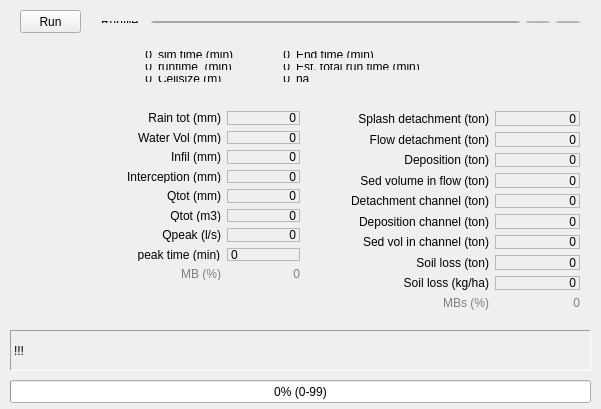
<?xml version="1.0" encoding="UTF-8"?>
<ui version="4.0">
 <class>ifacebasicClass</class>
 <widget class="QWidget" name="ifacebasicClass">
  <property name="geometry">
   <rect>
    <x>0</x>
    <y>0</y>
    <width>601</width>
    <height>409</height>
   </rect>
  </property>
  <property name="windowTitle">
   <string>openLisem (1.0 beta)</string>
  </property>
  <property name="styleSheet">
   <string notr="true">Cleanlooks</string>
  </property>
  <widget class="QPushButton" name="runButton">
   <property name="geometry">
    <rect>
     <x>20</x>
     <y>10</y>
     <width>61</width>
     <height>23</height>
    </rect>
   </property>
   <property name="text">
    <string>Run</string>
   </property>
   <property name="flat">
    <bool>false</bool>
   </property>
  </widget>
  <widget class="QWidget" name="layoutWidget">
   <property name="geometry">
    <rect>
     <x>90</x>
     <y>10</y>
     <width>501</width>
     <height>24</height>
    </rect>
   </property>
   <layout class="QHBoxLayout" name="horizontalLayout">
    <item>
     <widget class="QLabel" name="label_31">
      <property name="text">
       <string>Runfile: </string>
      </property>
     </widget>
    </item>
    <item>
     <widget class="QLineEdit" name="E_runfilename"/>
    </item>
    <item>
     <widget class="QToolButton" name="toolButton_runfilename">
      <property name="enabled">
       <bool>true</bool>
      </property>
      <property name="text">
       <string>...</string>
      </property>
      <property name="icon">
       <iconset resource="../resources/openlisem.qrc">
        <normaloff>:/fileopen.bmp</normaloff>:/fileopen.bmp</iconset>
      </property>
     </widget>
    </item>
    <item>
     <widget class="QToolButton" name="toolButton_ShowRunfile">
      <property name="text">
       <string>...</string>
      </property>
      <property name="icon">
       <iconset resource="../resources/openlisem.qrc">
        <normaloff>:/new.png</normaloff>:/new.png</iconset>
      </property>
     </widget>
    </item>
   </layout>
  </widget>
  <widget class="QProgressBar" name="progressBar">
   <property name="geometry">
    <rect>
     <x>10</x>
     <y>380</y>
     <width>581</width>
     <height>23</height>
    </rect>
   </property>
   <property name="autoFillBackground">
    <bool>false</bool>
   </property>
   <property name="maximum">
    <number>99</number>
   </property>
   <property name="value">
    <number>0</number>
   </property>
   <property name="alignment">
    <set>Qt::AlignCenter</set>
   </property>
   <property name="format">
    <string>%p% (%v-%m)</string>
   </property>
  </widget>
  <widget class="QLabel" name="label_28">
   <property name="geometry">
    <rect>
     <x>10</x>
     <y>330</y>
     <width>581</width>
     <height>41</height>
    </rect>
   </property>
   <property name="frameShape">
    <enum>QFrame::Panel</enum>
   </property>
   <property name="frameShadow">
    <enum>QFrame::Sunken</enum>
   </property>
   <property name="text">
    <string>!!!</string>
   </property>
   <property name="wordWrap">
    <bool>true</bool>
   </property>
  </widget>
  <widget class="QWidget" name="layoutWidget">
   <property name="geometry">
    <rect>
     <x>90</x>
     <y>40</y>
     <width>341</width>
     <height>53</height>
    </rect>
   </property>
   <layout class="QGridLayout" name="gridLayout_3">
    <item row="0" column="0">
     <widget class="QLabel" name="label_time">
      <property name="text">
       <string>0</string>
      </property>
      <property name="alignment">
       <set>Qt::AlignRight|Qt::AlignTrailing|Qt::AlignVCenter</set>
      </property>
     </widget>
    </item>
    <item row="0" column="1">
     <widget class="QLabel" name="label_29">
      <property name="text">
       <string>sim time (min)</string>
      </property>
     </widget>
    </item>
    <item row="1" column="0">
     <widget class="QLabel" name="label_runtime">
      <property name="text">
       <string>0</string>
      </property>
      <property name="alignment">
       <set>Qt::AlignRight|Qt::AlignTrailing|Qt::AlignVCenter</set>
      </property>
     </widget>
    </item>
    <item row="1" column="1">
     <widget class="QLabel" name="label_30">
      <property name="text">
       <string>runtime  (min)</string>
      </property>
     </widget>
    </item>
    <item row="1" column="2">
     <widget class="QLabel" name="label_endruntime">
      <property name="text">
       <string>0</string>
      </property>
      <property name="alignment">
       <set>Qt::AlignRight|Qt::AlignTrailing|Qt::AlignVCenter</set>
      </property>
     </widget>
    </item>
    <item row="1" column="3">
     <widget class="QLabel" name="label_33">
      <property name="text">
       <string>Est. total run time (min)</string>
      </property>
     </widget>
    </item>
    <item row="0" column="2">
     <widget class="QLabel" name="label_endtime">
      <property name="text">
       <string>0</string>
      </property>
      <property name="alignment">
       <set>Qt::AlignRight|Qt::AlignTrailing|Qt::AlignVCenter</set>
      </property>
     </widget>
    </item>
    <item row="0" column="3">
     <widget class="QLabel" name="label_38">
      <property name="text">
       <string>End time (min)</string>
      </property>
     </widget>
    </item>
    <item row="2" column="0">
     <widget class="QLabel" name="label_dx">
      <property name="text">
       <string>0</string>
      </property>
      <property name="alignment">
       <set>Qt::AlignRight|Qt::AlignTrailing|Qt::AlignVCenter</set>
      </property>
     </widget>
    </item>
    <item row="2" column="1">
     <widget class="QLabel" name="label_46">
      <property name="text">
       <string>Cellsize (m)</string>
      </property>
     </widget>
    </item>
    <item row="2" column="2">
     <widget class="QLabel" name="label_area">
      <property name="text">
       <string>0</string>
      </property>
      <property name="alignment">
       <set>Qt::AlignRight|Qt::AlignTrailing|Qt::AlignVCenter</set>
      </property>
     </widget>
    </item>
    <item row="2" column="3">
     <widget class="QLabel" name="label_48">
      <property name="text">
       <string>ha</string>
      </property>
     </widget>
    </item>
   </layout>
  </widget>
  <widget class="QWidget" name="layoutWidget">
   <property name="geometry">
    <rect>
     <x>340</x>
     <y>100</y>
     <width>251</width>
     <height>221</height>
    </rect>
   </property>
   <layout class="QGridLayout" name="gridLayout_2">
    <item row="0" column="0">
     <widget class="QLabel" name="label_19">
      <property name="text">
       <string>Splash detachment (ton)</string>
      </property>
      <property name="alignment">
       <set>Qt::AlignRight|Qt::AlignTrailing|Qt::AlignVCenter</set>
      </property>
     </widget>
    </item>
    <item row="0" column="1">
     <widget class="QLabel" name="label_splashdet">
      <property name="frameShape">
       <enum>QFrame::StyledPanel</enum>
      </property>
      <property name="frameShadow">
       <enum>QFrame::Sunken</enum>
      </property>
      <property name="text">
       <string>0</string>
      </property>
      <property name="alignment">
       <set>Qt::AlignRight|Qt::AlignTrailing|Qt::AlignVCenter</set>
      </property>
     </widget>
    </item>
    <item row="1" column="1">
     <widget class="QLabel" name="label_flowdet">
      <property name="frameShape">
       <enum>QFrame::StyledPanel</enum>
      </property>
      <property name="frameShadow">
       <enum>QFrame::Sunken</enum>
      </property>
      <property name="text">
       <string>0</string>
      </property>
      <property name="alignment">
       <set>Qt::AlignRight|Qt::AlignTrailing|Qt::AlignVCenter</set>
      </property>
     </widget>
    </item>
    <item row="2" column="0">
     <widget class="QLabel" name="label_27">
      <property name="text">
       <string>Deposition (ton)</string>
      </property>
      <property name="alignment">
       <set>Qt::AlignRight|Qt::AlignTrailing|Qt::AlignVCenter</set>
      </property>
     </widget>
    </item>
    <item row="2" column="1">
     <widget class="QLabel" name="label_dep">
      <property name="frameShape">
       <enum>QFrame::StyledPanel</enum>
      </property>
      <property name="frameShadow">
       <enum>QFrame::Sunken</enum>
      </property>
      <property name="text">
       <string>0</string>
      </property>
      <property name="alignment">
       <set>Qt::AlignRight|Qt::AlignTrailing|Qt::AlignVCenter</set>
      </property>
     </widget>
    </item>
    <item row="3" column="0">
     <widget class="QLabel" name="label_25">
      <property name="text">
       <string>Sed volume in flow (ton)</string>
      </property>
      <property name="alignment">
       <set>Qt::AlignRight|Qt::AlignTrailing|Qt::AlignVCenter</set>
      </property>
     </widget>
    </item>
    <item row="3" column="1">
     <widget class="QLabel" name="label_sedvol">
      <property name="frameShape">
       <enum>QFrame::StyledPanel</enum>
      </property>
      <property name="frameShadow">
       <enum>QFrame::Sunken</enum>
      </property>
      <property name="text">
       <string>0</string>
      </property>
      <property name="alignment">
       <set>Qt::AlignRight|Qt::AlignTrailing|Qt::AlignVCenter</set>
      </property>
     </widget>
    </item>
    <item row="4" column="0">
     <widget class="QLabel" name="label_41">
      <property name="text">
       <string>Detachment channel (ton)</string>
      </property>
      <property name="alignment">
       <set>Qt::AlignRight|Qt::AlignTrailing|Qt::AlignVCenter</set>
      </property>
     </widget>
    </item>
    <item row="4" column="1">
     <widget class="QLabel" name="label_detch">
      <property name="frameShape">
       <enum>QFrame::StyledPanel</enum>
      </property>
      <property name="frameShadow">
       <enum>QFrame::Sunken</enum>
      </property>
      <property name="text">
       <string>0</string>
      </property>
      <property name="alignment">
       <set>Qt::AlignRight|Qt::AlignTrailing|Qt::AlignVCenter</set>
      </property>
     </widget>
    </item>
    <item row="5" column="0">
     <widget class="QLabel" name="label_43">
      <property name="text">
       <string>Deposition channel (ton)</string>
      </property>
      <property name="alignment">
       <set>Qt::AlignRight|Qt::AlignTrailing|Qt::AlignVCenter</set>
      </property>
     </widget>
    </item>
    <item row="5" column="1">
     <widget class="QLabel" name="label_depch">
      <property name="frameShape">
       <enum>QFrame::StyledPanel</enum>
      </property>
      <property name="frameShadow">
       <enum>QFrame::Sunken</enum>
      </property>
      <property name="text">
       <string>0</string>
      </property>
      <property name="alignment">
       <set>Qt::AlignRight|Qt::AlignTrailing|Qt::AlignVCenter</set>
      </property>
     </widget>
    </item>
    <item row="6" column="0">
     <widget class="QLabel" name="label_39">
      <property name="text">
       <string>Sed vol in channel (ton)</string>
      </property>
      <property name="alignment">
       <set>Qt::AlignRight|Qt::AlignTrailing|Qt::AlignVCenter</set>
      </property>
     </widget>
    </item>
    <item row="6" column="1">
     <widget class="QLabel" name="label_sedvolch">
      <property name="frameShape">
       <enum>QFrame::StyledPanel</enum>
      </property>
      <property name="frameShadow">
       <enum>QFrame::Sunken</enum>
      </property>
      <property name="text">
       <string>0</string>
      </property>
      <property name="alignment">
       <set>Qt::AlignRight|Qt::AlignTrailing|Qt::AlignVCenter</set>
      </property>
     </widget>
    </item>
    <item row="7" column="0">
     <widget class="QLabel" name="label_23">
      <property name="text">
       <string>Soil loss (ton)</string>
      </property>
      <property name="alignment">
       <set>Qt::AlignRight|Qt::AlignTrailing|Qt::AlignVCenter</set>
      </property>
     </widget>
    </item>
    <item row="7" column="1">
     <widget class="QLabel" name="label_soilloss">
      <property name="frameShape">
       <enum>QFrame::StyledPanel</enum>
      </property>
      <property name="frameShadow">
       <enum>QFrame::Sunken</enum>
      </property>
      <property name="text">
       <string>0</string>
      </property>
      <property name="alignment">
       <set>Qt::AlignRight|Qt::AlignTrailing|Qt::AlignVCenter</set>
      </property>
     </widget>
    </item>
    <item row="9" column="0">
     <widget class="QLabel" name="label_17">
      <property name="palette">
       <palette>
        <active>
         <colorrole role="WindowText">
          <brush brushstyle="SolidPattern">
           <color alpha="255">
            <red>128</red>
            <green>128</green>
            <blue>128</blue>
           </color>
          </brush>
         </colorrole>
        </active>
        <inactive>
         <colorrole role="WindowText">
          <brush brushstyle="SolidPattern">
           <color alpha="255">
            <red>128</red>
            <green>128</green>
            <blue>128</blue>
           </color>
          </brush>
         </colorrole>
        </inactive>
        <disabled>
         <colorrole role="WindowText">
          <brush brushstyle="SolidPattern">
           <color alpha="255">
            <red>122</red>
            <green>122</green>
            <blue>122</blue>
           </color>
          </brush>
         </colorrole>
        </disabled>
       </palette>
      </property>
      <property name="text">
       <string>MBs (%)</string>
      </property>
      <property name="alignment">
       <set>Qt::AlignRight|Qt::AlignTrailing|Qt::AlignVCenter</set>
      </property>
     </widget>
    </item>
    <item row="9" column="1">
     <widget class="QLabel" name="label_MBs">
      <property name="palette">
       <palette>
        <active>
         <colorrole role="WindowText">
          <brush brushstyle="SolidPattern">
           <color alpha="255">
            <red>128</red>
            <green>128</green>
            <blue>128</blue>
           </color>
          </brush>
         </colorrole>
        </active>
        <inactive>
         <colorrole role="WindowText">
          <brush brushstyle="SolidPattern">
           <color alpha="255">
            <red>128</red>
            <green>128</green>
            <blue>128</blue>
           </color>
          </brush>
         </colorrole>
        </inactive>
        <disabled>
         <colorrole role="WindowText">
          <brush brushstyle="SolidPattern">
           <color alpha="255">
            <red>122</red>
            <green>122</green>
            <blue>122</blue>
           </color>
          </brush>
         </colorrole>
        </disabled>
       </palette>
      </property>
      <property name="text">
       <string>0</string>
      </property>
      <property name="alignment">
       <set>Qt::AlignRight|Qt::AlignTrailing|Qt::AlignVCenter</set>
      </property>
     </widget>
    </item>
    <item row="8" column="0">
     <widget class="QLabel" name="label">
      <property name="text">
       <string>Soil loss (kg/ha)</string>
      </property>
      <property name="alignment">
       <set>Qt::AlignRight|Qt::AlignTrailing|Qt::AlignVCenter</set>
      </property>
     </widget>
    </item>
    <item row="8" column="1">
     <widget class="QLabel" name="label_soillosskgha">
      <property name="frameShape">
       <enum>QFrame::StyledPanel</enum>
      </property>
      <property name="frameShadow">
       <enum>QFrame::Sunken</enum>
      </property>
      <property name="text">
       <string>0</string>
      </property>
      <property name="alignment">
       <set>Qt::AlignRight|Qt::AlignTrailing|Qt::AlignVCenter</set>
      </property>
     </widget>
    </item>
    <item row="1" column="0">
     <widget class="QLabel" name="label_21">
      <property name="text">
       <string>Flow detachment (ton)</string>
      </property>
      <property name="alignment">
       <set>Qt::AlignRight|Qt::AlignTrailing|Qt::AlignVCenter</set>
      </property>
     </widget>
    </item>
   </layout>
  </widget>
  <widget class="QWidget" name="layoutWidget">
   <property name="geometry">
    <rect>
     <x>90</x>
     <y>100</y>
     <width>221</width>
     <height>191</height>
    </rect>
   </property>
   <layout class="QGridLayout" name="gridLayout">
    <item row="0" column="1">
     <widget class="QLabel" name="label_raintot">
      <property name="autoFillBackground">
       <bool>false</bool>
      </property>
      <property name="frameShape">
       <enum>QFrame::StyledPanel</enum>
      </property>
      <property name="frameShadow">
       <enum>QFrame::Sunken</enum>
      </property>
      <property name="lineWidth">
       <number>1</number>
      </property>
      <property name="midLineWidth">
       <number>0</number>
      </property>
      <property name="text">
       <string>0</string>
      </property>
      <property name="alignment">
       <set>Qt::AlignRight|Qt::AlignTrailing|Qt::AlignVCenter</set>
      </property>
     </widget>
    </item>
    <item row="1" column="0">
     <widget class="QLabel" name="label_15">
      <property name="text">
       <string>Water Vol (mm)</string>
      </property>
      <property name="alignment">
       <set>Qt::AlignRight|Qt::AlignTrailing|Qt::AlignVCenter</set>
      </property>
     </widget>
    </item>
    <item row="1" column="1">
     <widget class="QLabel" name="label_watervoltot">
      <property name="frameShape">
       <enum>QFrame::StyledPanel</enum>
      </property>
      <property name="frameShadow">
       <enum>QFrame::Sunken</enum>
      </property>
      <property name="text">
       <string>0</string>
      </property>
      <property name="alignment">
       <set>Qt::AlignRight|Qt::AlignTrailing|Qt::AlignVCenter</set>
      </property>
     </widget>
    </item>
    <item row="2" column="0">
     <widget class="QLabel" name="label_16">
      <property name="text">
       <string>Infil (mm)</string>
      </property>
      <property name="alignment">
       <set>Qt::AlignRight|Qt::AlignTrailing|Qt::AlignVCenter</set>
      </property>
     </widget>
    </item>
    <item row="2" column="1">
     <widget class="QLabel" name="label_infiltot">
      <property name="frameShape">
       <enum>QFrame::StyledPanel</enum>
      </property>
      <property name="frameShadow">
       <enum>QFrame::Sunken</enum>
      </property>
      <property name="text">
       <string>0</string>
      </property>
      <property name="alignment">
       <set>Qt::AlignRight|Qt::AlignTrailing|Qt::AlignVCenter</set>
      </property>
     </widget>
    </item>
    <item row="3" column="0">
     <widget class="QLabel" name="label_12">
      <property name="text">
       <string>Interception (mm)</string>
      </property>
      <property name="alignment">
       <set>Qt::AlignRight|Qt::AlignTrailing|Qt::AlignVCenter</set>
      </property>
     </widget>
    </item>
    <item row="3" column="1">
     <widget class="QLabel" name="label_interctot">
      <property name="frameShape">
       <enum>QFrame::StyledPanel</enum>
      </property>
      <property name="frameShadow">
       <enum>QFrame::Sunken</enum>
      </property>
      <property name="text">
       <string>0</string>
      </property>
      <property name="alignment">
       <set>Qt::AlignRight|Qt::AlignTrailing|Qt::AlignVCenter</set>
      </property>
     </widget>
    </item>
    <item row="4" column="0">
     <widget class="QLabel" name="label_10">
      <property name="text">
       <string>Qtot (mm)</string>
      </property>
      <property name="alignment">
       <set>Qt::AlignRight|Qt::AlignTrailing|Qt::AlignVCenter</set>
      </property>
     </widget>
    </item>
    <item row="4" column="1">
     <widget class="QLabel" name="label_qtot">
      <property name="frameShape">
       <enum>QFrame::StyledPanel</enum>
      </property>
      <property name="frameShadow">
       <enum>QFrame::Sunken</enum>
      </property>
      <property name="text">
       <string>0</string>
      </property>
      <property name="alignment">
       <set>Qt::AlignRight|Qt::AlignTrailing|Qt::AlignVCenter</set>
      </property>
     </widget>
    </item>
    <item row="5" column="0">
     <widget class="QLabel" name="label_7">
      <property name="text">
       <string>Qtot (m3)</string>
      </property>
      <property name="alignment">
       <set>Qt::AlignRight|Qt::AlignTrailing|Qt::AlignVCenter</set>
      </property>
     </widget>
    </item>
    <item row="5" column="1">
     <widget class="QLabel" name="label_qtotm3">
      <property name="frameShape">
       <enum>QFrame::StyledPanel</enum>
      </property>
      <property name="frameShadow">
       <enum>QFrame::Sunken</enum>
      </property>
      <property name="text">
       <string>0</string>
      </property>
      <property name="alignment">
       <set>Qt::AlignRight|Qt::AlignTrailing|Qt::AlignVCenter</set>
      </property>
     </widget>
    </item>
    <item row="6" column="0">
     <widget class="QLabel" name="label_35">
      <property name="text">
       <string>Qpeak (l/s)</string>
      </property>
      <property name="alignment">
       <set>Qt::AlignRight|Qt::AlignTrailing|Qt::AlignVCenter</set>
      </property>
     </widget>
    </item>
    <item row="6" column="1">
     <widget class="QLabel" name="label_qpeak">
      <property name="frameShape">
       <enum>QFrame::StyledPanel</enum>
      </property>
      <property name="frameShadow">
       <enum>QFrame::Sunken</enum>
      </property>
      <property name="text">
       <string>0</string>
      </property>
      <property name="alignment">
       <set>Qt::AlignRight|Qt::AlignTrailing|Qt::AlignVCenter</set>
      </property>
     </widget>
    </item>
    <item row="8" column="0">
     <widget class="QLabel" name="label_14">
      <property name="palette">
       <palette>
        <active>
         <colorrole role="WindowText">
          <brush brushstyle="SolidPattern">
           <color alpha="255">
            <red>129</red>
            <green>129</green>
            <blue>129</blue>
           </color>
          </brush>
         </colorrole>
        </active>
        <inactive>
         <colorrole role="WindowText">
          <brush brushstyle="SolidPattern">
           <color alpha="255">
            <red>129</red>
            <green>129</green>
            <blue>129</blue>
           </color>
          </brush>
         </colorrole>
        </inactive>
        <disabled>
         <colorrole role="WindowText">
          <brush brushstyle="SolidPattern">
           <color alpha="255">
            <red>122</red>
            <green>122</green>
            <blue>122</blue>
           </color>
          </brush>
         </colorrole>
        </disabled>
       </palette>
      </property>
      <property name="text">
       <string>MB (%)</string>
      </property>
      <property name="alignment">
       <set>Qt::AlignRight|Qt::AlignTrailing|Qt::AlignVCenter</set>
      </property>
     </widget>
    </item>
    <item row="8" column="1">
     <widget class="QLabel" name="label_MB">
      <property name="palette">
       <palette>
        <active>
         <colorrole role="WindowText">
          <brush brushstyle="SolidPattern">
           <color alpha="255">
            <red>129</red>
            <green>129</green>
            <blue>129</blue>
           </color>
          </brush>
         </colorrole>
        </active>
        <inactive>
         <colorrole role="WindowText">
          <brush brushstyle="SolidPattern">
           <color alpha="255">
            <red>129</red>
            <green>129</green>
            <blue>129</blue>
           </color>
          </brush>
         </colorrole>
        </inactive>
        <disabled>
         <colorrole role="WindowText">
          <brush brushstyle="SolidPattern">
           <color alpha="255">
            <red>122</red>
            <green>122</green>
            <blue>122</blue>
           </color>
          </brush>
         </colorrole>
        </disabled>
       </palette>
      </property>
      <property name="text">
       <string>0</string>
      </property>
      <property name="alignment">
       <set>Qt::AlignRight|Qt::AlignTrailing|Qt::AlignVCenter</set>
      </property>
     </widget>
    </item>
    <item row="0" column="0">
     <widget class="QLabel" name="label_11">
      <property name="text">
       <string>Rain tot (mm)</string>
      </property>
      <property name="alignment">
       <set>Qt::AlignRight|Qt::AlignTrailing|Qt::AlignVCenter</set>
      </property>
     </widget>
    </item>
    <item row="7" column="1">
     <widget class="QLabel" name="label_qpeaktime">
      <property name="layoutDirection">
       <enum>Qt::RightToLeft</enum>
      </property>
      <property name="frameShape">
       <enum>QFrame::StyledPanel</enum>
      </property>
      <property name="frameShadow">
       <enum>QFrame::Sunken</enum>
      </property>
      <property name="text">
       <string>0</string>
      </property>
     </widget>
    </item>
    <item row="7" column="0">
     <widget class="QLabel" name="label_2">
      <property name="layoutDirection">
       <enum>Qt::LeftToRight</enum>
      </property>
      <property name="text">
       <string>           peak time (min)</string>
      </property>
     </widget>
    </item>
   </layout>
  </widget>
 </widget>
 <layoutdefault spacing="6" margin="11"/>
 <resources>
  <include location="../resources/openlisem.qrc"/>
 </resources>
 <connections/>
</ui>
